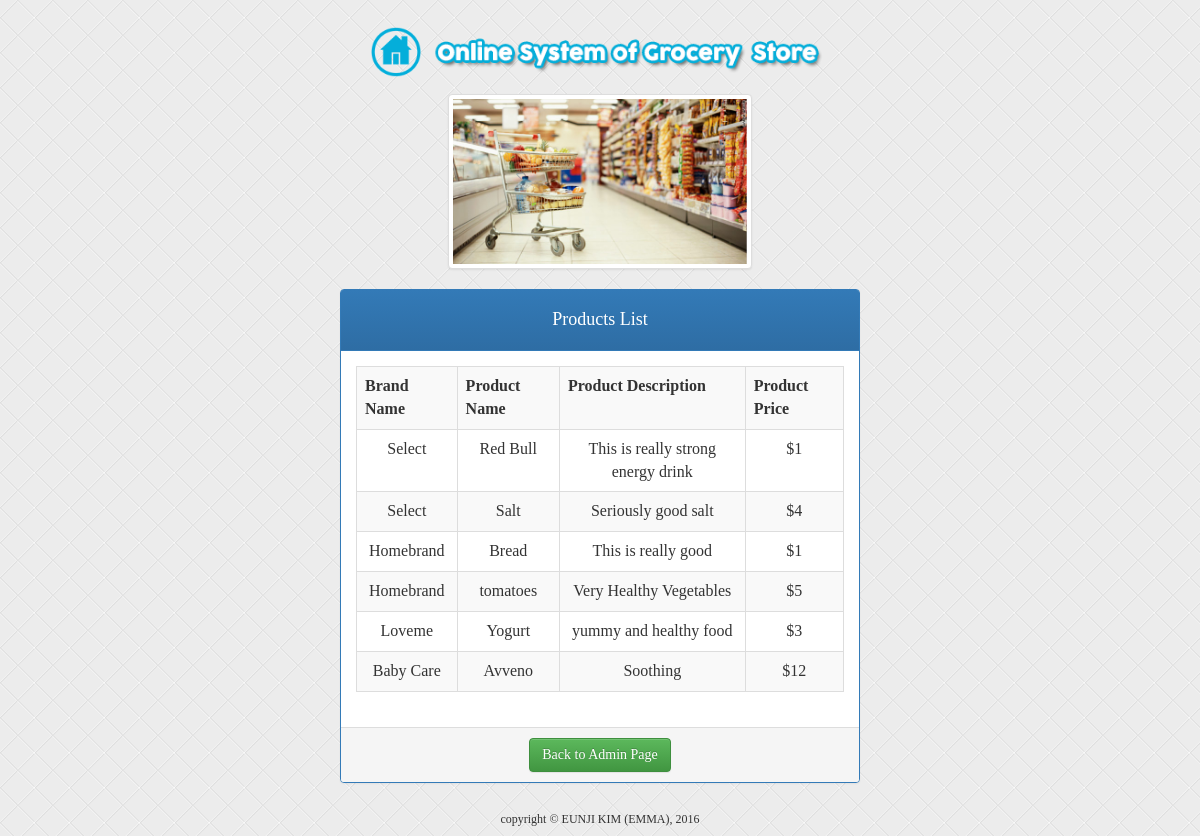
/Q5/admin_list.php, run on the app's committed database.
### tables this page shows
CREATE TABLE IF NOT EXISTS `grocery_product` (
  `brand_id` int(11) NOT NULL,
  `product_id` int(11) NOT NULL,
  `product_name` varchar(20) NOT NULL,
  `product_desc` varchar(50) NOT NULL,
  `product_price` int(11) NOT NULL
);

CREATE TABLE IF NOT EXISTS `grocery_brand` (
  `brand_id` int(11) NOT NULL,
  `brand_name` varchar(20) NOT NULL
);

### Q5/functions.php (the view, shortened to what this page needs)
<?php
	function admin_list(){
	$select = mysql_query("SELECT * FROM grocery_product");
	if ($select) {
		if (mysql_num_rows($select) > 0) {
 		echo "
		<div class='panel panel-primary'>
			<div class='panel-heading'><h4>Products List</h4></div>
			<div class='panel-body'>
			<table class='table table-striped table-bordered' style='text-align:center;'>
				<tr>
					<th>Brand Name</th>
					<th>Product Name</th>
					<th>Product Description</th>
					<th>Product Price</th>
				</tr>";
				$select = mysql_query("SELECT brand_name, product_name, product_desc, product_price FROM grocery_brand, grocery_product where grocery_product.brand_id=grocery_brand.brand_id ");
				while($row = mysql_fetch_array($select)) {
						print "
					<tr>
						<td>".$row['brand_name']."</td>
						<td>".$row['product_name']."</td>
						<td>".$row['product_desc']."</td>
						<td>$".$row['product_price']."</td>
					</tr>";
				}
			} else {
			echo "<h4 style='text-align : center;'>There's no data</h4>";
			}
		}
	}
?>

### Q5/admin_list.php (shortened to what this page needs)
<link rel="stylesheet" href="https://maxcdn.bootstrapcdn.com/bootstrap/3.3.6/css/bootstrap.min.css">
<link rel="stylesheet" href="https://maxcdn.bootstrapcdn.com/bootstrap/3.3.6/css/bootstrap-theme.min.css">
<?php
	include("functions.php");
?>
<!DOCTYPE html>
<html>
<head>
</head>
<body>
		<div class="container" style="text-align : center;">
		<h2><a href="index.php"><img src="img/home.png" width="50px;"/></a>
		<img src="img/title.png" width="400px;"/></h2>
		<img src="img/grocery.jpg" class="img-thumbnail" alt="Grocery Store" width="304" height="236" />
		<br><br>
		<?php admin_list(); ?>
		</table>
		</div>
		<div class="panel-footer">
			<div class="center-block text-center">
				<a href="admin_page.php" class="btn btn-success" name="pre">Back to Admin Page</a>
			</div>
		</div>
	</div>
	</div>
</body>
	<footer class="center-block text-center">
		<h6>copyright © EUNJI KIM (EMMA), 2016</h6>
	</footer>
</html>

### Q5/admin_list.php (style rules this page uses)
.container { margin : auto 0px center; width: 550px; text-align : center; }
.panel { margin : auto 0px center; width : 100%; }
body { background-image: url("img/back.png"); background-repeat: repeat; font-family : Century Gothic; }
.btn { margin-bottom: 0px; }

### data on the page
grocery_product: brand.brand_name "Select", product_name "Red Bull", product_desc "This is really strong energy drink", product_price "1"
grocery_product: brand.brand_name "Select", product_name "Salt", product_desc "Seriously good salt", product_price "4"
grocery_product: brand.brand_name "Homebrand", product_name "Bread", product_desc "This is really good", product_price "1"
grocery_product: brand.brand_name "Homebrand", product_name "tomatoes", product_desc "Very Healthy Vegetables", product_price "5"
grocery_product: brand.brand_name "Loveme", product_name "Yogurt", product_desc "yummy and healthy food", product_price "3"
grocery_product: brand.brand_name "Baby Care", product_name "Avveno", product_desc "Soothing", product_price "12"
